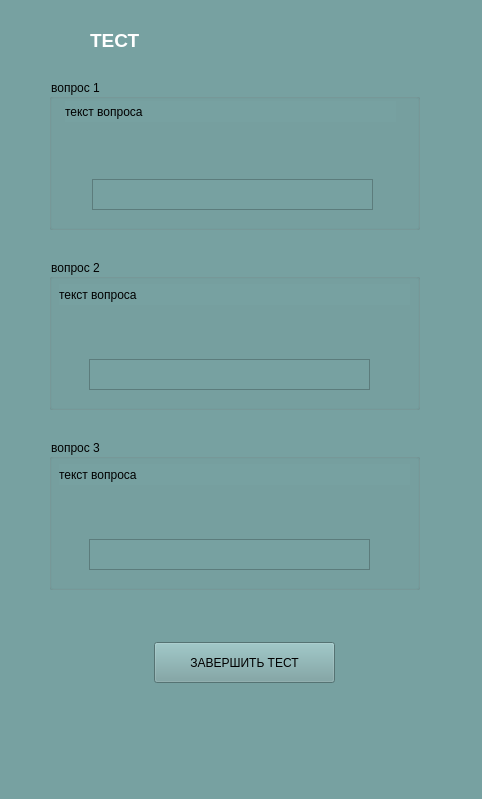
<?xml version="1.0" encoding="UTF-8"?>
<ui version="4.0">
 <class>MainWindow</class>
 <widget class="QMainWindow" name="MainWindow">
  <property name="geometry">
   <rect>
    <x>0</x>
    <y>0</y>
    <width>482</width>
    <height>799</height>
   </rect>
  </property>
  <property name="sizePolicy">
   <sizepolicy hsizetype="Fixed" vsizetype="Fixed">
    <horstretch>0</horstretch>
    <verstretch>0</verstretch>
   </sizepolicy>
  </property>
  <property name="minimumSize">
   <size>
    <width>482</width>
    <height>799</height>
   </size>
  </property>
  <property name="maximumSize">
   <size>
    <width>482</width>
    <height>799</height>
   </size>
  </property>
  <property name="windowTitle">
   <string>MainWindow</string>
  </property>
  <property name="styleSheet">
   <string notr="true">background-color: rgb(119, 161, 161);</string>
  </property>
  <widget class="QWidget" name="centralwidget">
   <widget class="QLabel" name="label">
    <property name="geometry">
     <rect>
      <x>90</x>
      <y>10</y>
      <width>301</width>
      <height>61</height>
     </rect>
    </property>
    <property name="font">
     <font>
      <pointsize>14</pointsize>
      <weight>75</weight>
      <bold>true</bold>
     </font>
    </property>
    <property name="styleSheet">
     <string notr="true">color: rgb(255, 255, 255);</string>
    </property>
    <property name="text">
     <string>ТЕСТ</string>
    </property>
   </widget>
   <widget class="QGroupBox" name="groupBox">
    <property name="geometry">
     <rect>
      <x>49</x>
      <y>79</y>
      <width>371</width>
      <height>151</height>
     </rect>
    </property>
    <property name="title">
     <string>вопрос 1</string>
    </property>
    <widget class="QLabel" name="label_2">
     <property name="geometry">
      <rect>
       <x>16</x>
       <y>22</y>
       <width>331</width>
       <height>21</height>
      </rect>
     </property>
     <property name="text">
      <string>текст вопроса</string>
     </property>
    </widget>
    <widget class="QTextEdit" name="textEdit">
     <property name="geometry">
      <rect>
       <x>43</x>
       <y>100</y>
       <width>281</width>
       <height>31</height>
      </rect>
     </property>
    </widget>
   </widget>
   <widget class="QGroupBox" name="groupBox_2">
    <property name="geometry">
     <rect>
      <x>49</x>
      <y>259</y>
      <width>371</width>
      <height>151</height>
     </rect>
    </property>
    <property name="title">
     <string>вопрос 2</string>
    </property>
    <widget class="QLabel" name="label_3">
     <property name="geometry">
      <rect>
       <x>10</x>
       <y>25</y>
       <width>351</width>
       <height>21</height>
      </rect>
     </property>
     <property name="text">
      <string>текст вопроса</string>
     </property>
    </widget>
    <widget class="QTextEdit" name="textEdit_2">
     <property name="geometry">
      <rect>
       <x>40</x>
       <y>100</y>
       <width>281</width>
       <height>31</height>
      </rect>
     </property>
    </widget>
   </widget>
   <widget class="QGroupBox" name="groupBox_3">
    <property name="geometry">
     <rect>
      <x>49</x>
      <y>439</y>
      <width>371</width>
      <height>151</height>
     </rect>
    </property>
    <property name="title">
     <string>вопрос 3</string>
    </property>
    <widget class="QLabel" name="label_4">
     <property name="geometry">
      <rect>
       <x>10</x>
       <y>25</y>
       <width>351</width>
       <height>21</height>
      </rect>
     </property>
     <property name="text">
      <string>текст вопроса</string>
     </property>
    </widget>
    <widget class="QTextEdit" name="textEdit_3">
     <property name="geometry">
      <rect>
       <x>40</x>
       <y>100</y>
       <width>281</width>
       <height>31</height>
      </rect>
     </property>
    </widget>
   </widget>
   <widget class="QPushButton" name="btn_endt">
    <property name="geometry">
     <rect>
      <x>154</x>
      <y>642</y>
      <width>181</width>
      <height>41</height>
     </rect>
    </property>
    <property name="text">
     <string>ЗАВЕРШИТЬ ТЕСТ</string>
    </property>
   </widget>
  </widget>
 </widget>
 <resources/>
 <connections/>
</ui>
